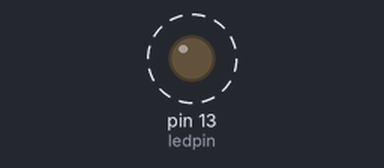
The sketch below on a simulated Arduino Uno, built with avr-gcc and run on an emulated ATmega328P. Shown: output pins drawn as LEDs (lit = HIGH). Dashed ring = blinking.

Above: at 0.2 s.
Timing chart, 0 to 3.0 s (numbered marks = the images above):
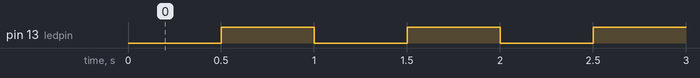

The sketch:

blinkwithoutdelay.ino
```cpp
const int ledpin=LED_BUILTIN;
int ledstate=LOW;
unsigned long previousMillis=0;
const int interval=500;
void setup()
{
pinMode(ledpin,OUTPUT);
}
void loop() {
  unsigned long currentMillis=millis();
  if(currentMillis-previousMillis>=interval)
 {
    previousMillis=currentMillis;
    if(ledstate==LOW)
    {
      ledstate=HIGH;
      }
      else{
        ledstate=LOW;
        }
       digitalWrite(ledpin,ledstate);
   }
}
```

Measured:
- by itself, pin 13 (ledpin): alternates HIGH for 0.50 s and LOW for 0.50 s
